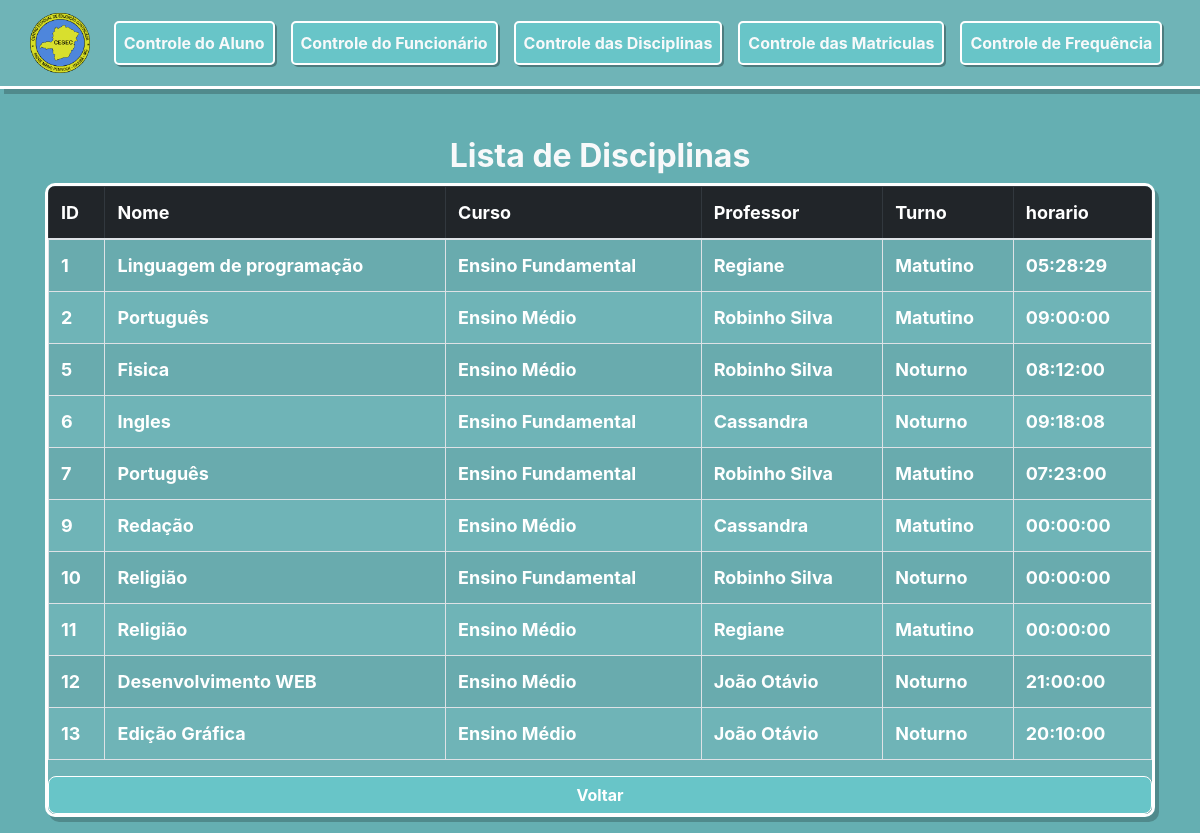
Screenshot of /disciplina/listaDis.php with the database file from the repository.
### tables this page shows
CREATE TABLE `disciplina` (
  `id` int(11) NOT NULL,
  `descricao` varchar(100) NOT NULL,
  `idGrauEnsino` int(11) NOT NULL,
  `idProf` int(11) NOT NULL,
  `turno` int(11) DEFAULT NULL,
  `horario` time NOT NULL
);

CREATE TABLE `professor` (
  `id` int(11) NOT NULL,
  `nome` varchar(100) NOT NULL,
  `login` varchar(20) NOT NULL,
  `senha` int(11) NOT NULL,
  `tipo` set('adm','secretaria','professor','') NOT NULL
);

### funcoes.php (called while the page is built, shortened)
<?php
    function executa($query, $con) {
        $res = mysqli_query($con, $query);
        return $res;
    }
?>

### disciplina/listaDis.php (the view, shortened to what this page needs)
<!DOCTYPE html>
<html>
    <head>
        <link rel="stylesheet" href="../css/bootstrap.css" >
		<link rel="stylesheet" href="../css/Professor.css" >
    </head>
	<?php
		include_once ("../conexao.php");
		include_once ("../funcoes.php");
		$query = "SELECT * FROM disciplina";
		$resultado = mysqli_query($con, $query);
	?>
    <body style="background-color:#65AFB2;">
		<nav class="container-fluid mx-auto navbar navbar-expand-lg corpoMenu main-nav navbar-dark sticky-top " style="font-weight:bold; ">
			<ul class="nav navbar-nav mx-auto">
				<div class="navbar-brand">
					<a class="navbar-btn mx-auto"  href="../paginaInicialAdm.php">
						<img src="../imagens/LogoProMenu.png" alt="logo" style="width:60px;">
					</a>
				</div>
				<div class="collapse navbar-collapse text-center" id="collapsibleNavbar">
					<ul class="navbar-nav">
						<li class="nav-item botoesDoMenu ml-2 mr-2">
							<a class="nav-link text-light " href="../aluno/controleAluno.php">Controle do Aluno</a>
						</li>
						<li class="nav-item botoesDoMenu ml-2 mr-2">
							<a class="nav-link text-light" href="../professor/controleProfessor.php">Controle do Funcionário</a>
						</li>
						<li class="nav-item botoesDoMenu ml-2 mr-2">
							<a class="nav-link text-light" href="../disciplina/controleDisciplinas.php">Controle das Disciplinas</a>
						</li>
						<li class="nav-item botoesDoMenu ml-2 mr-2">
							<a class="nav-link text-light" href="../matriculas/controleMatriculas.php">Controle das Matriculas</a>
						</li>
						<li class="nav-item botoesDoMenu ml-2 mr-2">
							<a class="nav-link text-light " href="../frequencia/controleFrequencia.php">Controle de Frequência</a>
						</li>
					</ul>
				</div>
			</ul>
		</nav>
		<div class="pl-2 pr-2">
        <div class = "container mt-5 mb-3">
		<h2 class="strong text-center text-light mb-2">Lista de Disciplinas</h2>
                <div class="table-responsive corpoDaTable strong">
				<table class="table table-striped table-bordered">
                <thead class = "table-dark">
                    <tr>
                        <th scope = "col">ID</th>
                        <th scope = "col">Nome</th>
                        <th scope = "col" class = "d-none d-md-table-cell">Curso</th>
                        <th scope = "col">Professor</th>
                        <th scope = "col" class = "d-none d-md-table-cell">Turno</th>
                        <th scope = "col">horario</th>
                    </tr>
                </thead>
                <tbody><?php
                    while ($r = mysqli_fetch_assoc($resultado)) {
                        echo"<tr>"
                        . "<th scope = 'row'>" . $r['id'] . "</th>"
                        . "<td>" . $r['descricao'] . "</td>";
                        if ($r['idGrauEnsino'] == 1) {
                            echo "<td class='d-none d-md-table-cell'>Ensino Médio</td>";
                        } elseif ($r['idGrauEnsino'] == 2) {
                            echo "<td class='d-none d-md-table-cell'>Ensino Fundamental</td>";
                        } else {
                            echo "<td class='d-none d-md-table-cell'>Não encontrado</td>";
                        }
                        $queryProf = "SELECT professor.nome FROM professor WHERE professor.id =" . $r['idProf'] . ";";
                        $resProf = mysqli_fetch_assoc(executa($queryProf, $con));
                        echo "<td >" . $resProf['nome'] . "</td>";
                        if ($r['turno'] == 1) {
                            echo "<td class='d-none d-md-table-cell'>Matutino</td>";
                        } elseif ($r['turno'] == 2) {
                            echo "<td class='d-none d-md-table-cell'>Noturno</td>";
                        } else {
                            echo "<td class='d-none d-md-table-cell'>Não encontrado</td>";
                        }
                        echo "<td>" . $r['horario'] . "</td>";
                        echo"</tr>";
                    }
                    ?>
                </tbody>
            </table>
            <a class="btn btn-light form-control botõesDisciplina" href="../disciplina/controleDisciplinas.php" role="button">Voltar</a>
			</div>
			</div>
		</div>
   </body>
</html>

### css/Professor.css (style rules this page uses)
.strong { font-weight:bold; }
.corpoMenu { margin-top:0px; background-color:#6fb4b7; border-bottom:3px solid white; box-shadow: 4px 5px rgba(0, 0, 0, 0.21); }
.botoesDoMenu { margin-top:3px; margin-bottom:3px; background-color:rgba(102,205,208,0.70); color:white; border:2px solid white; border-radius:5px; box-shadow: 2px 2px rgba(0, 0, 0, 0.31); }
.corpoDaTable { background-color:rgba(116,183,185,0.70); color:white; font-size:18px; border:3px solid white; border-radius:10px; box-shadow: 4px 5px rgba(0, 0, 0, 0.21); }
.botõesDisciplina { background-color:rgba(102,205,208,0.70); color:white; font-size:16px; border:1px solid white; border-radius:8px; box-shadow: 2px 2px rgba(0, 0, 0, 0.31); font-weight:bold; }

### rows the page displays
disciplina: id "1", descricao "Linguagem de programação", idGrauEnsino "Ensino Fundamental", idProf.nome "Regiane", shows "Matutino", horario "05:28:29"
disciplina: id "2", descricao "Português", idGrauEnsino "Ensino Médio", idProf.nome "Robinho Silva", shows "Matutino", horario "09:00:00"
disciplina: id "5", descricao "Fisica", idGrauEnsino "Ensino Médio", idProf.nome "Robinho Silva", shows "Noturno", horario "08:12:00"
disciplina: id "6", descricao "Ingles", idGrauEnsino "Ensino Fundamental", idProf.nome "Cassandra", shows "Noturno", horario "09:18:08"
disciplina: id "7", descricao "Português", idGrauEnsino "Ensino Fundamental", idProf.nome "Robinho Silva", shows "Matutino", horario "07:23:00"
disciplina: id "9", descricao "Redação", idGrauEnsino "Ensino Médio", idProf.nome "Cassandra", shows "Matutino", horario "00:00:00"
disciplina: id "10", descricao "Religião", idGrauEnsino "Ensino Fundamental", idProf.nome "Robinho Silva", shows "Noturno", horario "00:00:00"
disciplina: id "11", descricao "Religião", idGrauEnsino "Ensino Médio", idProf.nome "Regiane", shows "Matutino", horario "00:00:00"
disciplina: id "12", descricao "Desenvolvimento WEB", idGrauEnsino "Ensino Médio", idProf.nome "João Otávio", shows "Noturno", horario "21:00:00"
disciplina: id "13", descricao "Edição Gráfica", idGrauEnsino "Ensino Médio", idProf.nome "João Otávio", shows "Noturno", horario "20:10:00"
